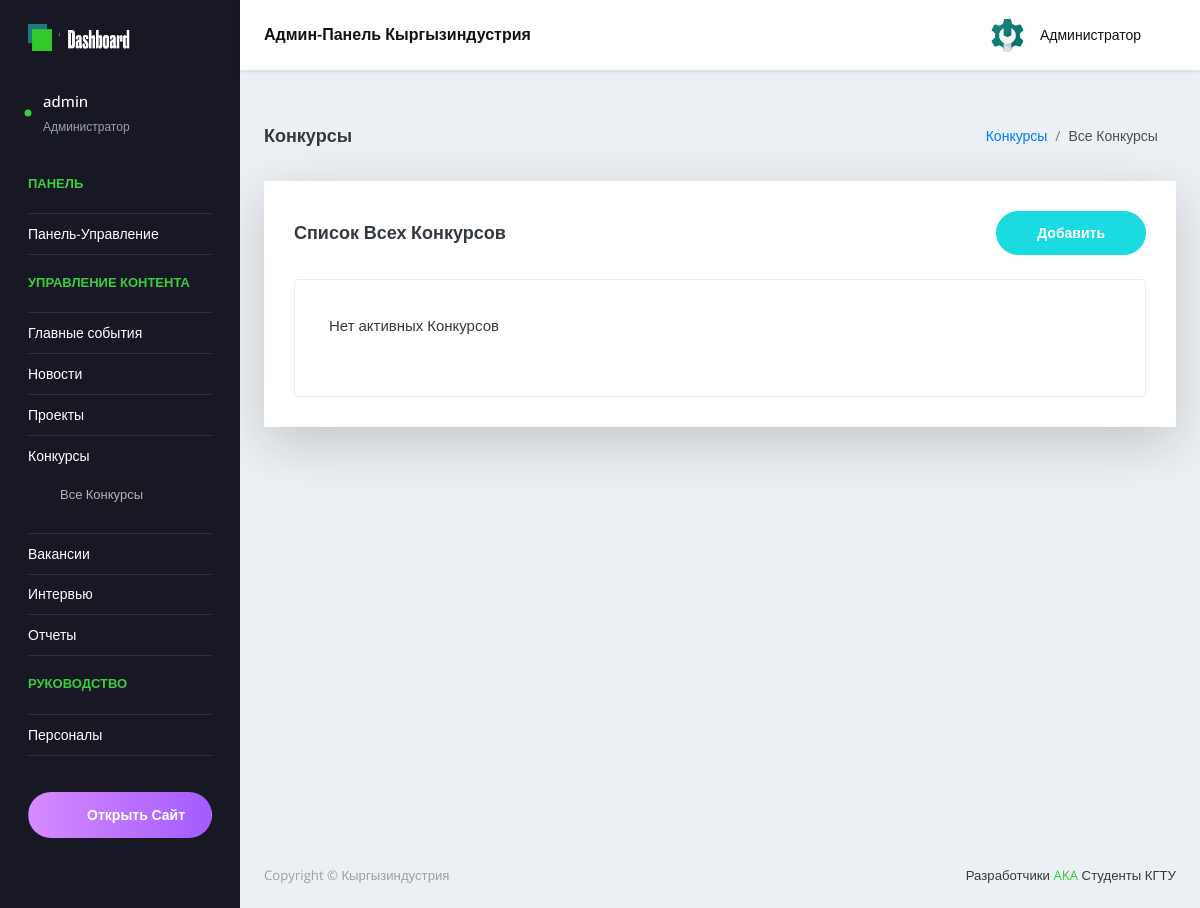
Page /ru/admin-panel/contests/ (signed in) on the earlier database version.
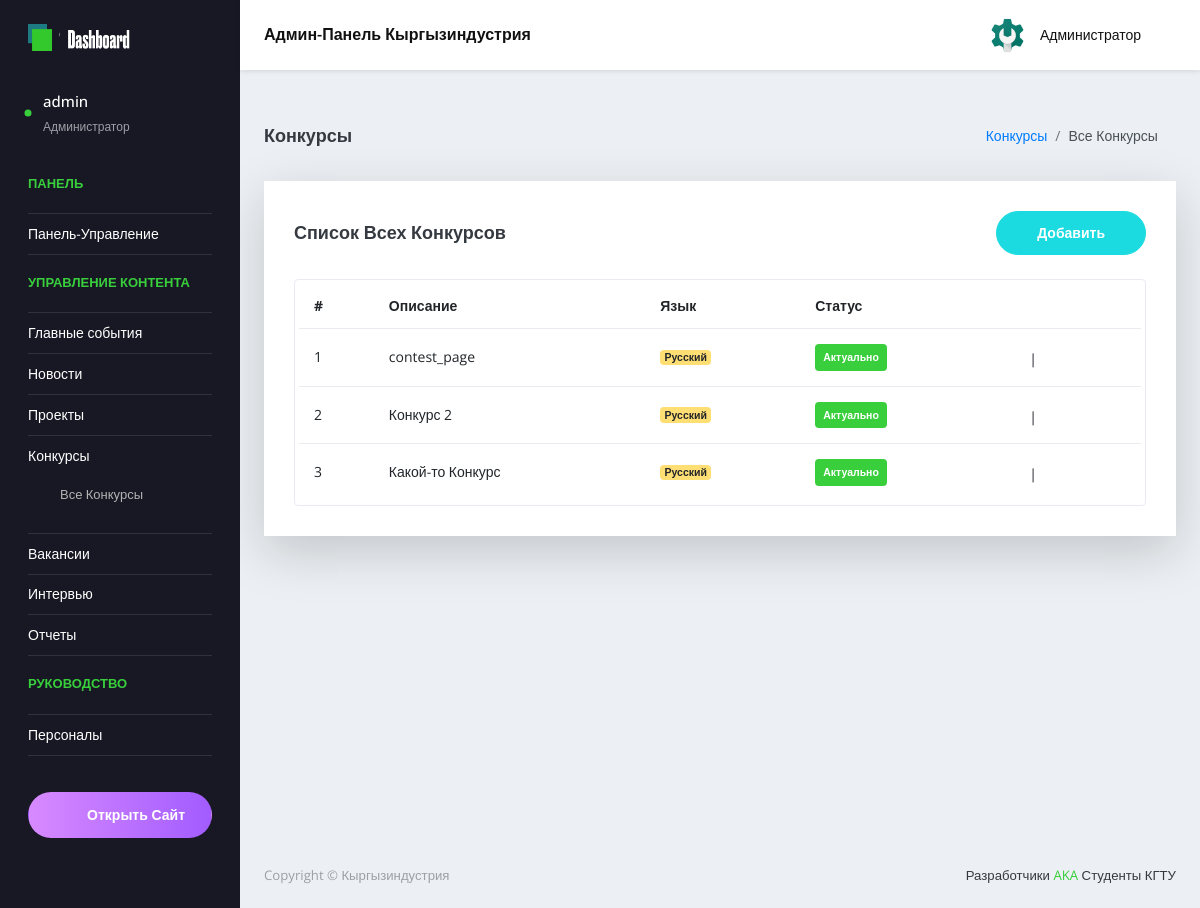
Same page on the later database version.
### main/models.py (models this page shows, shortened)
class Contests(models.Model):
    Title=models.CharField(max_length=40,verbose_name="Название конкурса", unique=True,error_messages={'unique':"Конкурс с таким названием уже существует!"})
    Short_Description = models.CharField(max_length=110,verbose_name="Краткое описание")
    Document = models.FileField(
                                verbose_name="Документ",
                                upload_to=get_file_path,
                                validators=[FileExtensionValidator(allowed_extensions=["pdf", "doc", "docx"])])
    Date_added=models.DateTimeField(verbose_name="Дата публикации", default=now)
    Language=models.CharField(
                               max_length = 10,
                               choices = LanguageChoice.choices,
                               default = LanguageChoice.RU,
                               verbose_name = "Язык"
                               )
    Status = models.CharField(
        max_length = 20,
        choices = Contest_Status_Choice.choices,
        default = Contest_Status_Choice.ON_PROCCESS,
        verbose_name = "Статус"
    )
    path_url = "static/client/docs/contest/"
    class Meta:
        ordering = ['-id']

### main/views.py (the view)
# urls.py: path('admin-panel/contests/', views.ContestListView.as_view(), name='contests_all'),
class ContestListView(LoginRequiredMixin, ContestView, ListView):
    login_url = "login_page"
    template_name = "admin/pages/contests/contests_list.html"

### main/templates/admin/pages/contests/contests_list.html (shortened to what this page needs)
{% extends 'admin/admin_base.html' %}
{% load static %}
  {% block content %}
      <div class="content-wrapper">
            <div class="page-header">
              <h3 class="page-title">Конкурсы</h3>
              <nav aria-label="breadcrumb">
                <ol class="breadcrumb">
                  <li class="breadcrumb-item"><a href="{% url 'contests_all' %}">Конкурсы</a></li>
                  <li class="breadcrumb-item active" aria-current="page">Все Конкурсы</li>
                </ol>
              </nav>
            </div>
            <div class="row">
              <div class="col-lg-12 grid-margin stretch-card">
                <div class="card shadow-lg">
                  <div class="card-body">
                    <div class="d-sm-flex align-items-center mb-4">
                      <h4 class="card-title mb-sm-0">Список всех конкурсов</h4>
                      <a href="{% url 'contests_create' %}" class="btn btn-primary btn-rounded my-1 my-sm-0 ml-auto">
                        Добавить
                      </a>
                    </div>
                    <div class="table-responsive border rounded p-1">
                      <table class="table table-hover">
                        {% if contests_list %}
                        <thead>
                          <tr>
                            <th class="font-weight-bold">#</th>
                            <th class="font-weight-bold">Описание</th>
                            <th class="font-weight-bold">Язык</th>
                            <th class="font-weight-bold">Статус</th>
                          </tr>
                        </thead>
                        <tbody>
                          {% for contests in contests_list %}
                          <tr>
                            <td>{{forloop.counter}}</td>
                            <td class="td-title">{{contests.Title }}</td>
                            <td><label class="badge badge-warning">{{contests.Language}}</label></td>
                            <td><div class="badge badge-{% if contests.Status == "Не Проведён" %}danger{% else %}success{% endif %} p-2">{{contests.Status}}</div></td>
                            <td class="edit-delete-icons">
                              <a href="{% url 'contests_update' contests.id %}"><i class="icon-pencil"></i></a> |
                              <a href="{% url 'contests_delete' contests.id %}" class="text-danger"><i class="icon-trash"></i></a>
                            </td>
                          </tr>
                          {% endfor %}
                        </tbody>
                        {% else %}
                        <div class="row purchace-popup">
                          <div class="col-12 stretch-card grid-margin">
                            <div class="card card-secondary">
                              <span class="card-body d-lg-flex align-items-center">
                                <p class="mb-lg-0">Нет активных Конкурсов</p>
                              </span>
                            </div>
                          </div>
                        </div>
                        {% endif %}
                      </table>
                    </div>
                  </div>
                </div>
              </div>
            </div>
      </div>
{% endblock content %}

Differences in the rows shown:
added Contests: Title "contest_page", Language "Русский", Status "Актуально"
added Contests: Title "Конкурс 2", Language "Русский", Status "Актуально"
added Contests: Title "Какой-то Конкурс", Language "Русский", Status "Актуально"
Other differences:
text no longer shown: "Нет активных Конкурсов"
text now shown: "# Описание Язык Статус"
